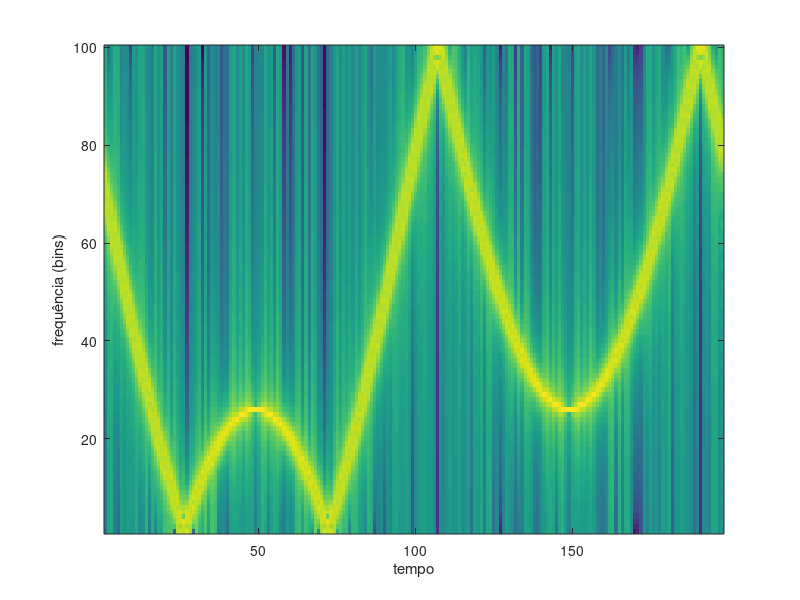

Reproduce this figure in MATLAB.
%% Questão 1
% Um sinal periódico de período 32 tem os primeiros coeficientes de Fourier de a0 a a4 que são:
% a0a4=[1,1,6,7,5]. Os 23 coeficientes de Fourier seguintes são nulos. Sabendo que o sinal é real e par, 
% identifique esse sinal:
clc, clear, close all
N = 32;
n = 0:N-1;
a = [1, 1, 6, 7, 5];  % a0 a a4
x = a(1) * ones(size(n));  % a0

for k = 1:4
    x = x + 2 * a(k+1) * cos(2 * pi * k * n / N); % fórmula de reconstrução do sinal com coeficientes de Fourier
end

stem(n, x), grid
xlabel('n'),
title('x[n]')
%% Questão 2
% Com n=0:200; faça um gráfico do sinal periódico x[n] dado por 
% x=cos(3*pi/21*n)+cos(5*pi/7*n+2);
% Determine o período do sinal, N, e os harmónicos presentes. A resposta é:
clc, clear, close all

n=0:200;
x=cos(3*pi/21*n)+cos(5*pi/7*n+2);

plot(n, x)
xlabel('n'), ylabel('x[n]'), title('Sinal periódico'), grid on
%% Questão 3
% Seja x[n] periódico, de período N=2048, definido da seguinte forma:
% x[n]=1, n=-15:15; x[n] = 0, n=16:2032; x[n] =x[n+2048]
% Confirme que o vetor que gerou tem comprimento 2048. O coeficiente de Fourier de índice 600, a_600 , é:
clc, clear, close all
N = 2048;
x = zeros(1, N);         % inicializar vetor de zeros
indices = mod(-15:15, N) + 1;  % converter -15:15 para índices entre 1 e N
x(indices) = 1;
X = fft(x);          % calcula DFT
a600 = X(601) / N;   % índice 600 corresponde a posição 601 no MATLAB
disp(a600)
%% Questão 4
% Seja x[n]=n+6, com n=0:600:x=6:606; Pretende-se calcular a DTFT deste
% sinal em w=3*pi/95, X(e^((j*3*pi)/95)). Este valor é:
clc, clear, close all
n=0:600;
x=n+6;
w=3*pi/95;
X=sum(x.*exp(1j*w*n))
%% Questão 5
% Seja z[n]=x[n]+jy[n] onde x[n] e y[n] são sequências reais de comprimento 32. A partir da DFT Z[k] é 
% possível conhecer X[k] e Y[k], as DFTs das sequências reais x[n] e y[n], respetivamente.
% Seja Z[k] definida pelo seguinte código: k=0:31; Z=cos(k*2*pi/15) +1j*cos(k*2*pi/7);
% O gráfico de x[n] é:
clc, clear, close all
N=32;
k=0:N-1; 
Z=cos(k*2*pi/15) +1j*cos(k*2*pi/7);
X=real(Z); % Y=imag(Z)
x=ifft(X);
x=real(x);
n=0:N-1;
stem(n,x), grid on
%% Questão 6
% Considere op pulso retangular definido em n=-21:21; x[n]=1, |n|<=21; x[n]=0, |n|>=21;
% Seja X(e^(j*w)) a DTFT de x[n]. O valor de X(e^(j*w)) para w=0 e um valor
% w tal que X(e^(j*w))=0, são:
clc, clear, close all
N = 43;
w = linspace(-pi, pi, 1000);
X = sin(N*w/2)./sin(w/2); X(w==0) = N;
fprintf('X(0) = %.0f\nZero em w = %.4f rad\n', N, 2*pi/N);
%% Questão 7
% Considere o sinal da figura. Pretende-se saber qual o desvio de fase em relação 
% à situação de uma DTFT real e par. Para desenhar a fase pode considerar, por 
% exemplo, uma DFT com Nfft=12 e ver a fase para w pequeno. O declive da 
% fase de X(e^(j*w)) é:
clc, clear, close all
n = -9:3;
x = [0 0 1 2 3 4 5 4 3 2 1 0 0];
n0 = sum(n .* x) / sum(x);  % centro de massa
declive = -n0
%% Questão 8
% Considere um sitema LTI, causal definido pela seguinte equeção de
% diferenças: y[n]+3/5y[n-1]+16/23y[n-2]-3/23y[n-3]=-2x[n]-2x[n-1]-8x[n-2]
% Quando a entrada deste sinal é o sinal x[n]=1+cos(pi*n/4) a saída é:
clc; clear; close all
 
%% Questão 9
% Considere um sinal x[n] e a sua DFT, X[k], tomada com 1200 pontos.
% Forma-se uma nova DFT que é Y[k]=e^(j*k*2*pi*113/1200)*X[K]. Verifica se
% Y[k] é real e par: Y=[1:601,600:-1:2]; O valor x[113] é:
clc, clear, close all
N=1200;
sum1 = sum(1:601);  % = 601*602/2 = 180901
sum2 = sum(2:600);  % = (600*601)/2 - 1 = 180300 - 1 = 179700
total = sum1 + sum2;
x0 = total / N;
fprintf('%.0f', x0)
%% Questão 10
% Considere o sinal dado pelo seguinte código: 
% n=0:10000;fs=10000; x=sin(-3*pi/4*n-fs/2*cos(2*pi/fs*n));
% Faça uma análise de termo curto ao sinal com janelas de 200 amostras de 50 em 50 amostras, de forma a 
% identificar a variação do espetro do sinal ao longo do tempo. Faça um gráfico com o módulo da DFT das 
% tramas em dB. Confira o eixo das ordenadas. O espetro do sinal ao longo do tempo é:
clc, clear, close all
fs = 10000; n = 0:10000;
x = sin(-3*pi/4*n - fs/2*cos(2*pi*n/fs));
win = 200; hop = 50;
S = buffer(x, win, win - hop, 'nodelay');
Sfft = abs(fft(S)) .^ 2;
imagesc(10*log10(Sfft(1:win/2, :))); axis xy
xlabel('tempo'); ylabel('frequência (bins)')
